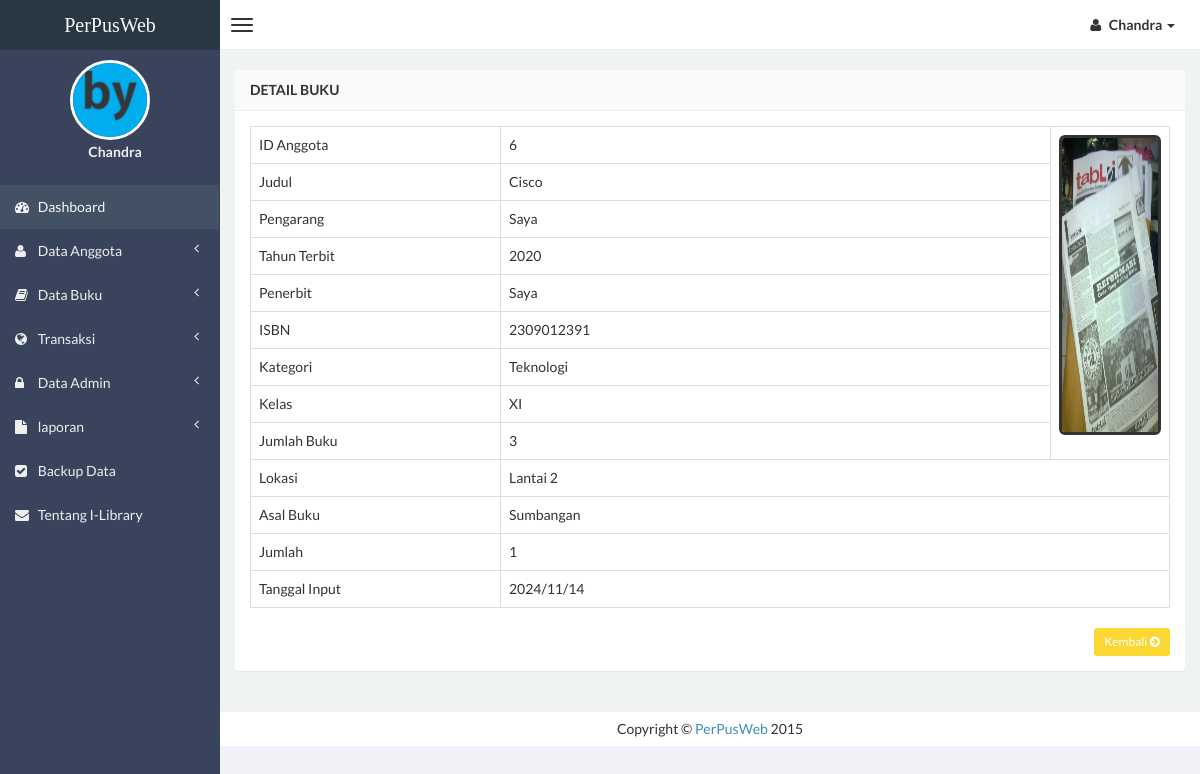
/admin/detail-buku.php?hal=edit&kd=6 (signed in), run on the app's committed database.
### tables this page shows
CREATE TABLE `data_buku` (
  `id` int(5) NOT NULL,
  `judul` varchar(250) NOT NULL,
  `pengarang` varchar(250) NOT NULL,
  `th_terbit` varchar(4) NOT NULL,
  `penerbit` varchar(250) NOT NULL,
  `isbn` varchar(25) NOT NULL,
  `kategori` varchar(50) NOT NULL,
  `kode_klas` varchar(20) NOT NULL,
  `jumlah_buku` int(2) NOT NULL,
  `lokasi` varchar(50) NOT NULL,
  `asal` varchar(50) NOT NULL,
  `jum_temp` int(4) NOT NULL,
  `tgl_input` varchar(75) NOT NULL,
  `gambar` text NOT NULL
);

### admin/detail-buku.php (the view, shortened to what this page needs)
<?php
if (empty($_SESSION['username'])){
	header('location:../index.php');
} else {
?>
<!DOCTYPE html>
<html>
<head>
    <link href="../css/bootstrap.min.css" rel="stylesheet" type="text/css" />
    <link href="../css/font-awesome.min.css" rel="stylesheet" type="text/css" />
    <link href="../css/ionicons.min.css" rel="stylesheet" type="text/css" />
    <link href="../css/morris/morris.css" rel="stylesheet" type="text/css" />
    <link href="../css/jvectormap/jquery-jvectormap-1.2.2.css" rel="stylesheet" type="text/css" />
    <link href="../css/datepicker/datepicker3.css" rel="stylesheet" type="text/css" />
    <link href="../css/daterangepicker/daterangepicker-bs3.css" rel="stylesheet" type="text/css" />
    <link href="../css/iCheck/all.css" rel="stylesheet" type="text/css" />
    <link href="../css/style.css" rel="stylesheet" type="text/css" />
      </head>
      <body class="skin-black">
        <header class="header">
            <a href="index.php" class="logo">
                PerPusWeb
            </a>
            <nav class="navbar navbar-static-top" role="navigation">
                <a href="#" class="navbar-btn sidebar-toggle" data-toggle="offcanvas" role="button">
                    <span class="icon-bar"></span>
                    <span class="icon-bar"></span>
                    <span class="icon-bar"></span>
                </a>
                <div class="navbar-right">
                    <ul class="nav navbar-nav">
                        <li class="dropdown user user-menu">
                            <a href="#" class="dropdown-toggle" data-toggle="dropdown">
                                <i class="fa fa-user"></i>
                                <span><?php echo $_SESSION['fullname']; ?> <i class="caret"></i></span>
                            </a>
                                </li>
                            </ul>
                        </div>
                    </nav>
                </header>
<?php } ?>
                <div class="wrapper row-offcanvas row-offcanvas-left">
                    <aside class="left-side sidebar-offcanvas">
                        <section class="sidebar">
                            <div class="user-panel">
                                <div>
                                    <center><img src="<?php echo $_SESSION['gambar']; ?>" height="80" width="80" class="img-circle" alt="User Image" style="border: 3px solid white;" /></center>
                                </div>
                                <div class="info">
                                    <center><p><?php echo $_SESSION['fullname']; ?></p></center>
                                </div>
                            </div>
                            <?php include "menu.php"; ?>
                        </section>
                    </aside>
                    <aside class="right-side">
                <section class="content">
                    <div class="row">
                        <div class="col-xs-12">
                            <div class="panel">
                                <header class="panel-heading">
                                    <b>Detail Buku</b>
                                </header>
                    <?php
                    $query = mysql_query("SELECT * FROM data_buku WHERE id='$_GET[kd]'");
                    $data  = mysql_fetch_array($query);
                    ?>
                                <div class="panel-body">
                      <table id="example" class="table table-hover table-bordered">
                    <tr>
                    <td>ID Anggota</td>
                    <td><?php echo $data['id']; ?></td>
                    <td rowspan="9"><div class="pull-right image">
                            <img src="<?php echo $data['gambar']; ?>" class="img-rounded" height="300" width="250" alt="User Image" style="border: 3px solid #333333;" />
                        </div></td>
                    </tr>
                    <tr>
                    <td width="250">Judul</td>
                    <td width="550"><?php echo $data['judul']; ?></td>
                    </tr>
                    <tr>
                    <td>Pengarang</td>
                    <td><?php echo $data['pengarang']; ?></td>
                    </tr>
                    <tr>
                    <td>Tahun Terbit</td>
                    <td><?php echo $data['th_terbit']; ?></td>
                    </tr>
                    <tr>
                    <td>Penerbit</td>
                    <td><?php echo $data['penerbit']; ?></td>
                    </tr>
                    <tr>
                    <td>ISBN</td>
                    <td><?php echo $data['isbn']; ?></td>
                    </tr>
                    <tr>
                    <td>Kategori</td>
                    <td><?php echo $data['kategori']; ?></td>
                    </tr>
                    <tr>
                    <td>Kelas</td>
                    <td><?php echo $data['kode_klas']; ?></td>
                    </tr>
                    <tr>
                    <td>Jumlah Buku</td>
                    <td><?php echo $data['jumlah_buku']; ?></td>
                    </tr>
                    <tr>
                    <td>Lokasi</td>
                    <td colspan="2"><?php echo $data['lokasi']; ?></td>
                    </tr>
                    <tr>
                    <td>Asal Buku</td>
                    <td colspan="2"><?php echo $data['asal']; ?></td>
                    </tr>
                    <tr>
                    <td>Jumlah</td>
                    <td colspan="2"><?php echo $data['jum_temp']; ?></td>
                    </tr>
                    <tr>
                    <td>Tanggal Input</td>
                    <td colspan="2"><?php echo $data['tgl_input']; ?></td>
                    </tr>
                   </table>
                <div class="text-right">
                <a href="buku.php" class="btn btn-sm btn-warning"> Kembali <i class="fa fa-arrow-circle-right"></i></a>
                </div>
                                </div>
                            </div>
                        </div>
                    </div>
                </section>
                <div class="footer-main">
                    Copyright &copy <a href="http://www.hakkoblogs.com" target="_blank">PerPusWeb</a> 2015
                </div>
            </aside>
        </div>
</body>
</html>

### data on the page
data_buku: id "6", gambar (picture), judul "Cisco", pengarang "Saya", th_terbit "2020", penerbit "Saya", isbn "2309012391", kategori "Teknologi", kode_klas "XI", jumlah_buku "3", lokasi "Lantai 2", asal "Sumbangan", jum_temp "1", tgl_input "2024/11/14"

### other printed values
$_SESSION['fullname'] "Chandra"
